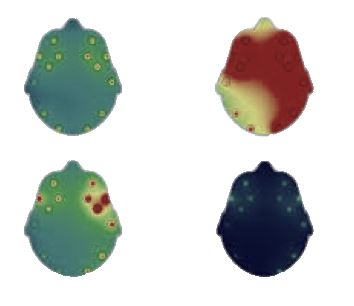
#> input picture extract_image_portion/BrainMap6.JPG, 354 x 306 px
$ python -i contour_lib.py   (imports and definitions only)   (older library calls are emulated)
#> lines starting #> are read from the running program, lines starting #| are printed output that depends on the picture; after the words box and inside, x2 and y2 are one past the last pixel; in counts of white or black regions, pixels touching at a corner belong together
#> further down, picture is the input picture: shape (306, 354, 3); mean B, G, R 204.5, 207.5, 204.8
#> in detect_lines, `gray = cv2.cvtColor(input_img, cv2.COLOR_BGR2GRAY)`:
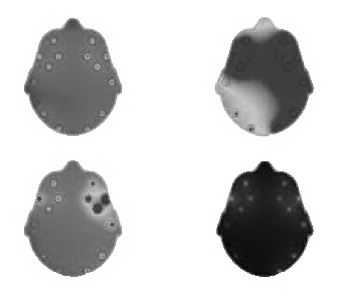
#> gray: shape (306, 354); min 2, max 255, mean 206.4
# -*- coding: utf-8 -*-
"""
Created on Thu Aug 15 16:54:21 2019

@author: DEBAL
"""

import cv2
import numpy as np
import statistics

# [45 lines left out: functions draw_contours, get_contours, not called in this run]

def auto_canny(image, sigma=0.33):
	# compute the median of the single channel pixel intensities
#> called with sigma = 0.33
	v = np.median(image)
#> v = 255

	# apply automatic Canny edge detection using the computed median
	lower = int(max(0, (1.0 - sigma) * v))
#> lower = 170
	upper = int(min(255, (1.0 + sigma) * v))
#> upper = 255
	edged = cv2.Canny(image, lower, upper)
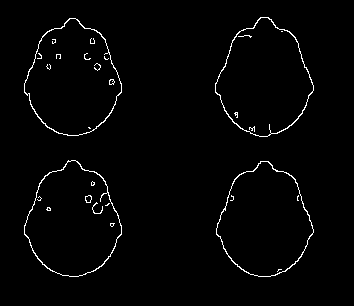
#> edged: shape (306, 354); 1.8% white in thin lines or dots, all inside (x1, y1, x2, y2) = (24, 17, 314, 277)

	# return the edged image
	return edged

# [58 lines left out: functions draw_lines, draw_circles, not called in this run]

def detect_lines(input_img, threshold=200, color=(0,0,255), thickness=1, debug=False):
	output_img = input_img.copy()
	gray = cv2.cvtColor(input_img, cv2.COLOR_BGR2GRAY)
	blurred = cv2.bilateralFilter(gray, 5, 15, 15)
	#canny_img = cv2.Canny(blurred, 30, 150)
	autocanny = auto_canny(blurred)
	(h, w) = input_img.shape[:2]
#> h = 306; w = 354
	x1_top, x1_bottom, x1_left, x2_left = 0,0,0,0
	y1_top, y1_left, y2_top, y1_right = 0,0,0,0
	x2_top, x2_bottom, x1_right, x2_right = w,w,w,w
#> x2_top = 354; x2_bottom = 354; x1_right = 354; x2_right = 354
	y1_bottom, y2_bottom, y2_left, y2_right = h,h,h,h
#> y1_bottom = 306; y2_bottom = 306; y2_left = 306; y2_right = 306

	lines = cv2.HoughLines(autocanny,1,np.pi/180,threshold)
#> lines = None
	for elem in lines:
		for rho,theta in elem:
			a = np.cos(theta)
			b = np.sin(theta)
			x0 = a*rho
			y0 = b*rho
			x1 = int(x0 + 1000*(-b))
			y1 = int(y0 + 1000*(a))
			x2 = int(x0 - 1000*(-b))
			y2 = int(y0 - 1000*(a))
			a_new = np.float("{:.2f}".format(abs(a)))
			b_new = np.float("{:.2f}".format(abs(b)))
			if ((a_new == 1.00) and (b_new == 0.00)):
				# vertical line
				#cv2.line(output_img,(x1,y1),(x2,y2),color,thickness)
				# find out if this vertical line is closer to left or right edge
				if (max(x1,x2) < (w/2)):
					# closer to left edge
					if (max(x1,x2) > max(x1_left, x2_left)):
						x1_left, x2_left = max(x1,x2), max(x1,x2)
						y1_left, y2_left = y1, y2
				else:
					#closer to right edge
					if (min(x1,x2) < min(x1_right, x2_right)):
						x1_right, x2_right = min(x1,x2), min(x1,x2)
						y1_right, y2_right = y1, y2
			elif ((a_new == 0.00) and (b_new == 1.00)):
				# horizontal line
				#cv2.line(output_img,(x1,y1),(x2,y2),color,thickness)
				# find out if this horizontal line is closer to top or bottom edge
				if (max(y1,y2) < (h/2)):
					# closer to top edge
					if (max(y1,y2) > max(y1_top, y2_top)):
						y1_top, y2_top = max(y1,y2), max(y1,y2)
						x1_top, x2_top = x1, x2
				else:
					#closer to bottom edge
					if (min(y1,y2) < min(y1_bottom, y2_bottom)):
						y1_bottom, y2_bottom = min(y1,y2), min(y1,y2)
						x1_bottom, x2_bottom = x1, x2

			if (debug):
				tmpArea = np.zeros(input_img.shape)
				cv2.line(tmpArea,(x1,y1),(x2,y2),color,thickness)
				label = "rho={}, sintheta={:.2f}, costheta={:.2f}, x1={} y1={}, x2={}, y2={}".format(rho,b,a,x1,y1,x2,y2)
				cv2.putText(tmpArea, label, (100, 200),				cv2.FONT_HERSHEY_SIMPLEX, 0.5, color, thickness)
				cv2.imshow("tmpArea", tmpArea)
				key = cv2.waitKey(0)
				if key == 27:
					debug = False
#> this loop made 0 passes
#> after the loop, debug = False; x1_bottom = 0; x1_left = 0; x1_right = 354; x1_top = 0; x2_bottom = 354; x2_left = 0; x2_right = 354; x2_top = 354; y1_bottom = 306; y1_left = 0; y1_right = 0; y1_top = 0; y2_bottom = 306; y2_left = 306; y2_right = 306; y2_top = 0

	cv2.line(output_img,(x1_top,y1_top),(x2_top,y2_top),(255,0,0),thickness)
	cv2.line(output_img,(x1_bottom,y1_bottom),(x2_bottom,y2_bottom),(255,0,0),thickness)
	cv2.line(output_img,(x1_left,y1_left),(x2_left,y2_left),(255,0,0),thickness)
	cv2.line(output_img,(x1_right,y1_right),(x2_right,y2_right),(255,0,0),thickness)

	return output_img;

# [38 lines left out: functions detect_circles, get_image_mask, not called in this run]

>>> import cv2
>>> picture = cv2.imread('BrainMap6.JPG')
#> (the run stopped early here; a loop or call above may not have finished)
